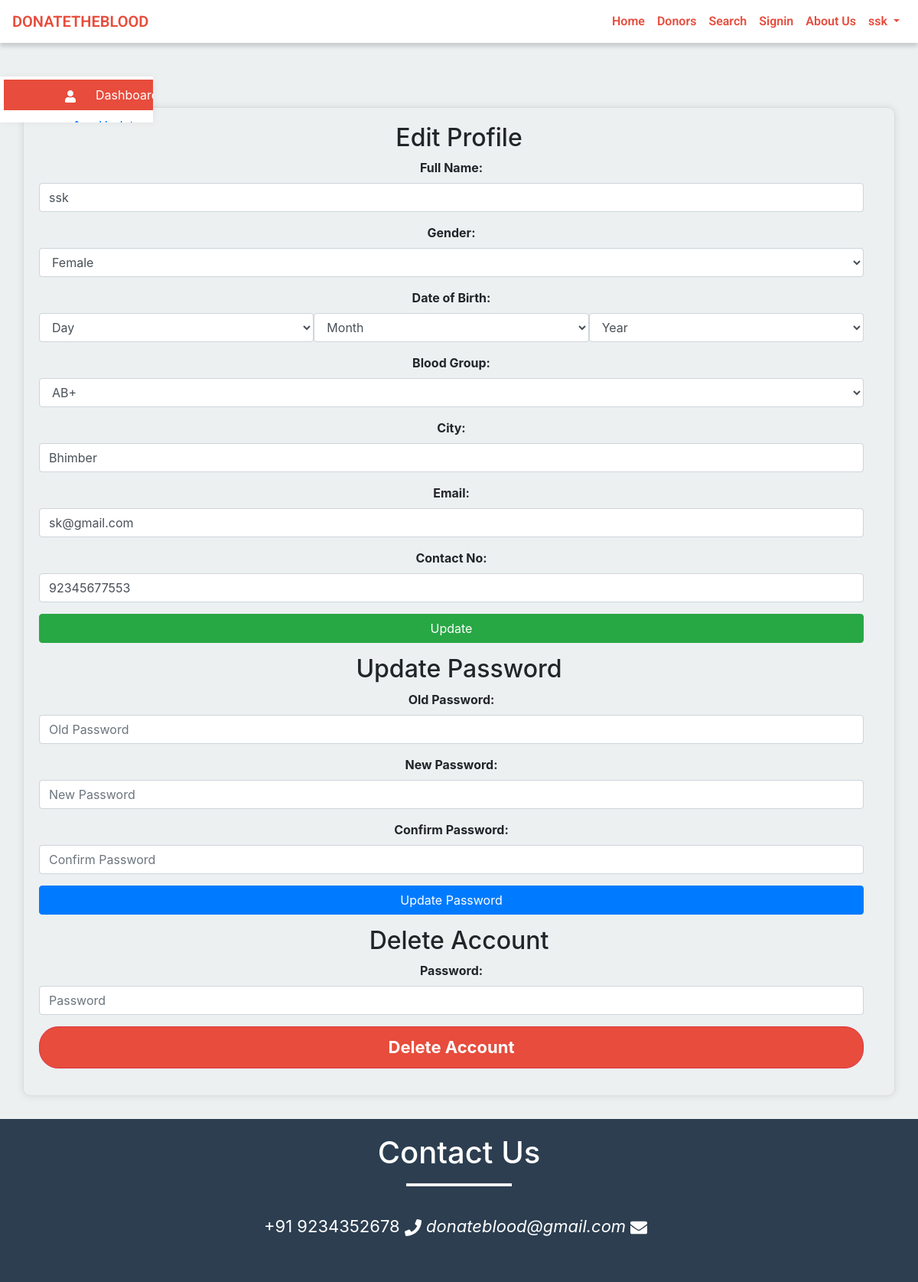
Page /donate11.php (signed in) on the committed database.
### tables this page shows
CREATE TABLE `donor` (
  `id` int(11) NOT NULL,
  `name` varchar(50) NOT NULL,
  `gender` varchar(10) NOT NULL,
  `email` varchar(50) NOT NULL,
  `city` varchar(50) NOT NULL,
  `dob` varchar(20) NOT NULL,
  `contact_no` varchar(12) NOT NULL,
  `save_life_date` varchar(20) NOT NULL,
  `password` varchar(50) NOT NULL,
  `blood_group` varchar(10) NOT NULL
);

### donate11.php (the view, shortened to what this page needs)
<?php
include 'include/header.php';
if (isset($_SESSION['user_id']) && !empty($_SESSION['user_id'])) {
    include 'include/sidebar.php';
    $sql = "SELECT * FROM donor WHERE ID = " . $_SESSION['user_id'];
    $result = mysqli_query($connection, $sql);
    $user = mysqli_fetch_assoc($result);
    $name = $user['name'];
    $blood_group = $user['blood_group'];
    $gender = $user['gender'];
    $email = $user['email'];
    $contact = $user['contact_no'];
    $city = $user['city'];
    ?>
    <div class="form-container">
        <form action="setting.php" method="POST" enctype="multipart/form-data">
            <h2 class="text-center">Edit Profile</h2>
            <div class="form-group">
                <label for="name">Full Name:</label>
                <input type="text" name="name" value="<?php echo $name; ?>" class="form-control" placeholder="Full Name" required>
            </div>
            <div class="form-group">
                <label for="gender">Gender:</label>
                <select name="gender" class="form-control" required>
                    <option value="Female" <?php if ($gender == 'Female') echo 'selected'; ?>>Female</option>
                </select>
            </div>
            <div class="form-group">
                <label for="dob">Date of Birth:</label>
                <div class="d-flex">
                    <select name="day" class="form-control" required>
                        <option value="">Day</option>
                    </select>
                    <select name="month" class="form-control" required>
                        <option value="">Month</option>
                    </select>
                    <select name="year" class="form-control" required>
                        <option value="">Year</option>
                    </select>
                </div>
            </div>
            <div class="form-group">
                <label for="blood_group">Blood Group:</label>
                <select name="blood_group" class="form-control" required>
                    <option value="AB+" <?php if ($blood_group == 'AB+') echo 'selected'; ?>>AB+</option>
                </select>
            </div>
            <div class="form-group">
                <label for="city">City:</label>
                <input type="text" name="city" value="<?php echo $city; ?>" class="form-control" placeholder="City" required>
            </div>
            <div class="form-group">
                <label for="email">Email:</label>
                <input type="email" name="email" value="<?php echo $email; ?>" class="form-control" placeholder="Email" required>
            </div>
            <div class="form-group">
                <label for="contact_no">Contact No:</label>
                <input type="text" name="contact_no" value="<?php echo $contact; ?>" class="form-control" placeholder="Contact No" required>
            </div>
            <div class="form-group">
                <input type="submit" name="update" class="btn btn-success" value="Update">
            </div>
        </form>
        <form action="setting.php" method="POST">
            <h2 class="text-center">Update Password</h2>
            <div class="form-group">
                <label for="old_password">Old Password:</label>
                <input type="password" name="old_password" class="form-control" placeholder="Old Password" required>
            </div>
            <div class="form-group">
                <label for="new_password">New Password:</label>
                <input type="password" name="new_password" class="form-control" placeholder="New Password" required>
            </div>
            <div class="form-group">
                <label for="c_password">Confirm Password:</label>
                <input type="password" name="c_password" class="form-control" placeholder="Confirm Password" required>
            </div>
            <div class="form-group">
                <input type="submit" name="update_pass" class="btn btn-primary" value="Update Password">
            </div>
        </form>
        <form action="setting.php" method="POST">
            <h2 class="text-center">Delete Account</h2>
            <div class="form-group">
                <label for="oldpassword">Password:</label>
                <input type="password" name="oldpassword" class="form-control" placeholder="Password" required>
            </div>
            <div class="form-group">
                <input type="submit" name="delete_account" class="btn btn-danger" value="Delete Account">
            </div>
        </form>
    </div>
    <?php
} else {
    header("Location: donate.php");
}
include 'include/footer.php';
?>

### css/styles.css (style rules this page uses)
h1, h2, h3, h4, h5, h6 { color: #5f6468; }
h2 { font-weight: 300; margin-bottom: 20px; }
.form-control { border: 1px solid #eee; box-shadow: none; }
.btn-primary, .btn-primary:hover, .btn-primary:focus, .btn-primary:active, .btn-primary.active, .open > .dropdown-toggle.btn-primary, .btn-primary.disabled, .btn-primary[disabled], fieldset[disabled] .btn-primary, .btn-primary.disabled:hover, .btn-primary[disabled]:hover, fieldset[disabled] .btn-primary:hover, .btn-primary.disabled:focus, .btn-primary[disabled]:focus, fieldset[disabled] .btn-primary:focus, .btn-primary.disabled:active, .btn-primary[disabled]:active, fieldset[disabled] .btn-primary:active, .btn-primary.disabled.active, .btn-primary[disabled].active, fieldset[disabled] .btn-primary.active { background-color: #30a5ff; border-color: #30a5ff; }
.btn-success, .btn-success:hover, .btn-success:focus, .btn-success:active, .btn-success.active, .open > .dropdown-toggle.btn-success, .btn-success.disabled, .btn-success[disabled], fieldset[disabled] .btn-success, .btn-success.disabled:hover, .btn-success[disabled]:hover, fieldset[disabled] .btn-success:hover, .btn-success.disabled:focus, .btn-success[disabled]:focus, fieldset[disabled] .btn-success:focus, .btn-success.disabled:active, .btn-success[disabled]:active, fieldset[disabled] .btn-success:active, .btn-success.disabled.active, .btn-success[disabled].active, fieldset[disabled] .btn-success.active { background-color: #8ad919; border-color: #8ad919; }
.btn-danger, .btn-danger:hover, .btn-danger:focus, .btn-danger:active, .btn-danger.active, .open > .dropdown-toggle.btn-danger, .btn-danger.disabled, .btn-danger[disabled], fieldset[disabled] .btn-danger, .btn-danger.disabled:hover, .btn-danger[disabled]:hover, fieldset[disabled] .btn-danger:hover, .btn-danger.disabled:focus, .btn-danger[disabled]:focus, fieldset[disabled] .btn-danger:focus, .btn-danger.disabled:active, .btn-danger[disabled]:active, fieldset[disabled] .btn-danger:active, .btn-danger.disabled.active, .btn-danger[disabled].active, fieldset[disabled] .btn-danger.active { background-color: #f9243f; border-color: #f9243f; }
.btn-danger { background-color: #e74c3c; border-radius: 25px; padding: 10px 30px; font-size: 22px; font-weight: 700; }

### css/custom.css (style rules this page uses)
@media (min-width: 768px) { .form-group { text-align: center; } }
.form-group { padding-right: 20px; }
.btn-danger { background-color: #e74c3c; border-radius: 25px; padding: 10px 30px; font-size: 22px; font-weight: 700; }

### donate11.php (style rules this page uses)
.form-container { margin: 30px; padding: 20px; border: 1px solid #ddd; border-radius: 10px; box-shadow: 0 0 10px rgba(0, 0, 0, 0.1); }
.form-group { margin-bottom: 15px; }
.btn { width: 100%; }
label { font-weight: bold; }

### rows in the picture
donor: name "ssk", gender "Female", blood_group "AB+", city "Bhimber", email "sk@gmail.com", contact_no "92345677553"

### other values in the picture
$_SESSION['name'] "ssk"
